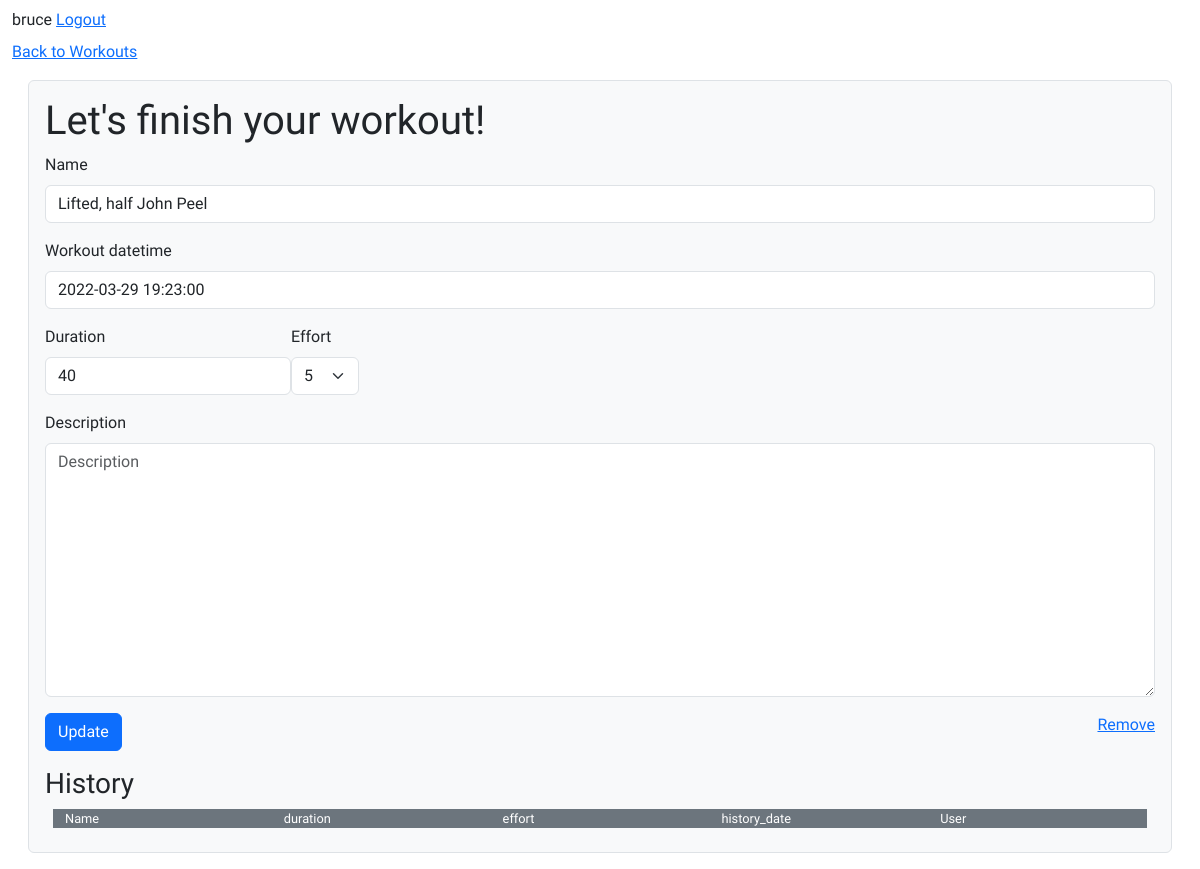
Page /workouts/update/20 (signed in) on the committed database.
### workouts/models.py (models this page shows, shortened)
class Workout(FitnessModel):
    objects = WorkoutManager()
    history = HistoricalRecords()
    profile = models.ForeignKey(
        Profile, on_delete=models.CASCADE, related_name="workouts"
    )
    name = models.CharField(max_length=255)
    workout_datetime = models.DateTimeField()
    duration = models.IntegerField(default=0)
    effort = models.IntegerField(default=5, choices=((x, str(x)) for x in range(1, 11)))
    description = models.TextField(blank=True)

### workouts/views.py (the view, shortened to what this page needs)
# urls.py: path("update/<int:pk>", views.UpdateWorkoutView.as_view(), name="update_workout"),
class UpdateWorkoutView(SecureView):
    def get(self, request, pk):
        workout = request.user.profile.workouts.get(pk=pk)
        form = forms.WorkoutForm(instance=workout)
        return render(request, "workouts/edit.html", {"form": form, "workout": workout})

### workouts/forms.py
class WorkoutForm(forms.ModelForm):
    class Meta:
        model = models.Workout
        fields = ['name', 'workout_datetime', 'duration', 'effort', 'description']
        widgets = {
          'name': forms.TextInput(attrs={ 'autofocus': True }),
          'workout_datetime': forms.DateTimeInput(attrs={'data-controller': 'datepicker', 'data-datepicker-time': 'true' })
        }

### workouts/templates/workouts/edit.html (shortened to what this page needs)
{% extends 'layout.html' %}
{% load bootstrap5 %}
{% block body %}
<div>
  <a href="{% url 'workouts:home' %}">Back to Workouts</a>
</div>
<div class="bg-light m-3 p-3 border rounded">
  <h1>Let's finish your workout!</h1>
  <form novalidate method="post" autocomplete="off">
    {% bootstrap_field form.name %}
    {% bootstrap_field form.workout_datetime %}
    <div class="d-flex flex-wrap">
      {% bootstrap_field form.duration form_group_class="m-2"%}
      {% bootstrap_field form.effort form_group_class="m-2" %}
    </div>
    {% bootstrap_field form.description %}
    <div class="d-flex flex-wrap justify-content-between my-3">
      <div>
        {% bootstrap_button 'Update' %}
      </div>
      <div>
        <a href="{% url 'workouts:delete_workout' form.instance.id %}">Remove</a>
      </div>
    </div>
  </form>
  <div>
    <h3>History</h3>
    <div class="row m-2 bg-secondary text-white" style="font-size: .8em;">
      <div class="col">Name</div>
      <div class="col">duration</div>
      <div class="col">effort</div>
      <div class="col">history_date</div>
      <div class="col">User</div>
    </div>
  </div>
</div>
{% endblock body %}

### templates/_signon.html
<div class="my-2">
{% if user.is_authenticated %}
 {{user.username}} <a href="{% url 'logout' %}">Logout</a>
{% else %}
<a href="{% url 'login' %}">Login</a>
{% endif %}
</div>

### static/base.css (style rules this page uses)
body { font-family: 'Libre Franklin', sans-serif; font-size: 1.0rem; }

### rows in the picture
Workout: name "Lifted, half John Peel", workout_datetime "2022-03-29 19:23:00", duration "40", effort "5"

### other values in the picture
{{ user.username }} "bruce"
